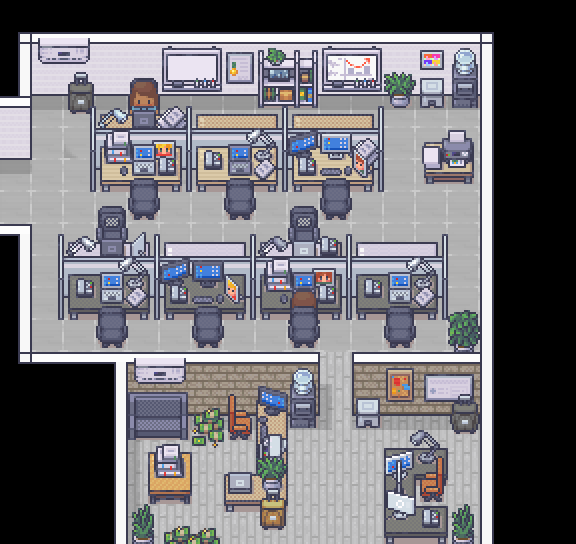

A level layout from a 2D game, rendered from its tile map. Below: a short description, then the map file with its tile-grid data intact:
An orthogonal 18x17 tile map with 32x32 px tiles, 1 tile layer (Tile Layer 1) and 14 objects (PlayerStart).

<map version="1.10" tiledversion="1.11.2" orientation="orthogonal" renderorder="right-down" width="18" height="17" tilewidth="32" tileheight="32" infinite="0" nextlayerid="5" nextobjectid="30">
 <tileset firstgid="1" name="Office_Design_2" tilewidth="32" tileheight="32" tilecount="272" columns="16">
  <image source="../tilesets/Office_Design_2.gif" width="512" height="544" />
 </tileset>
 <layer id="1" name="Tile Layer 1" width="18" height="17">
  <data encoding="csv">
0,0,0,0,0,0,0,0,0,0,0,0,0,0,0,0,0,0,
1,2,3,4,5,6,7,8,9,10,11,12,13,14,15,16,0,0,
17,18,19,20,21,22,23,24,25,26,27,28,29,30,31,32,0,0,
33,34,35,36,37,38,39,40,41,42,43,44,45,46,47,48,0,0,
49,50,51,52,53,54,55,56,57,58,59,60,61,62,63,64,0,0,
65,66,67,68,69,70,71,72,73,74,75,76,77,78,79,80,0,0,
81,82,83,84,85,86,87,88,89,90,91,92,93,94,95,96,0,0,
97,98,99,100,101,102,103,104,105,106,107,108,109,110,111,112,0,0,
113,114,115,116,117,118,119,120,121,122,123,124,125,126,127,128,0,0,
129,130,131,132,133,134,135,136,137,138,139,140,141,142,143,144,0,0,
145,146,147,148,149,150,151,152,153,154,155,156,157,158,159,160,0,0,
161,162,163,164,165,166,167,168,169,170,171,172,173,174,175,176,0,0,
177,178,179,180,181,182,183,184,185,186,187,188,189,190,191,192,0,0,
193,194,195,196,197,198,199,200,201,202,203,204,205,206,207,208,0,0,
209,210,211,212,213,214,215,216,217,218,219,220,221,222,223,224,0,0,
225,226,227,228,229,230,231,232,233,234,235,236,237,238,239,240,0,0,
241,242,243,244,245,246,247,248,249,250,251,252,253,254,255,256,0,0
</data>
 </layer>
 <objectgroup id="3" name="PlayerStart">
  <object id="15" name="PlayerStart" x="303.262" y="232.639" />
  <object id="16" x="-302.223" y="249.256" />
 </objectgroup>
 <objectgroup id="4" name="Collision">
  <object id="17" x="97.6254" y="28.0413" width="275.22" height="147.477" />
  <object id="18" x="432.044" y="137.091" width="27.0028" height="29.0799" />
  <object id="19" x="76.854" y="247.179" width="355.19" height="57.1212" />
  <object id="20" x="1.03857" y="2.07714" width="28.0413" height="361.422" />
  <object id="22" x="32.1956" y="358.306" width="286.645" height="184.865" />
  <object id="23" x="362.46" y="359.344" width="127.744" height="183.826" />
  <object id="24" x="486.05" y="37.3884" width="40.5041" height="379.077" />
  <object id="25" x="360.383" y="30.1185" width="127.744" height="59.1984" />
  <object id="26" x="16.6171" y="5.19284" width="108.011" height="82.0468" />
  <object id="27" x="317.802" y="529.669" width="46.7355" height="17.6556" />
  <object id="28" x="-338.573" y="273.143" />
  <object id="29" x="-121.512" y="125.667" />
 </objectgroup>
</map>
